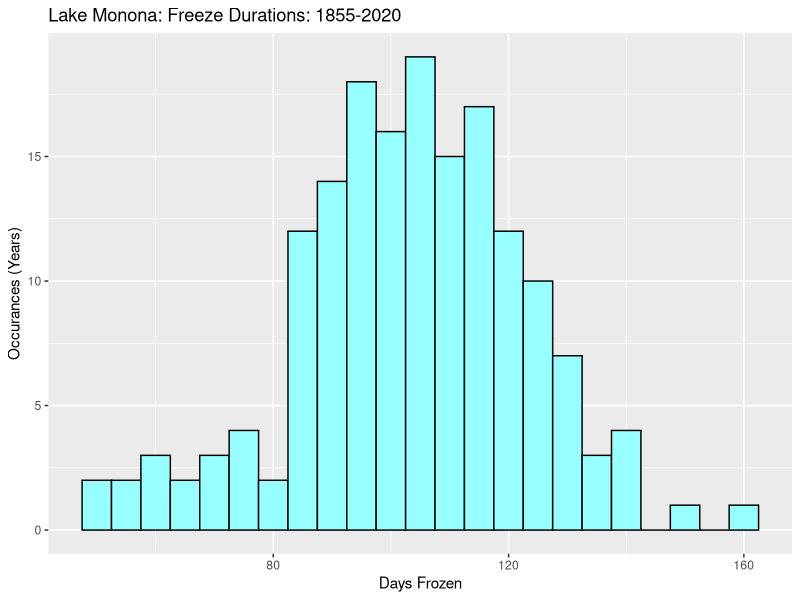
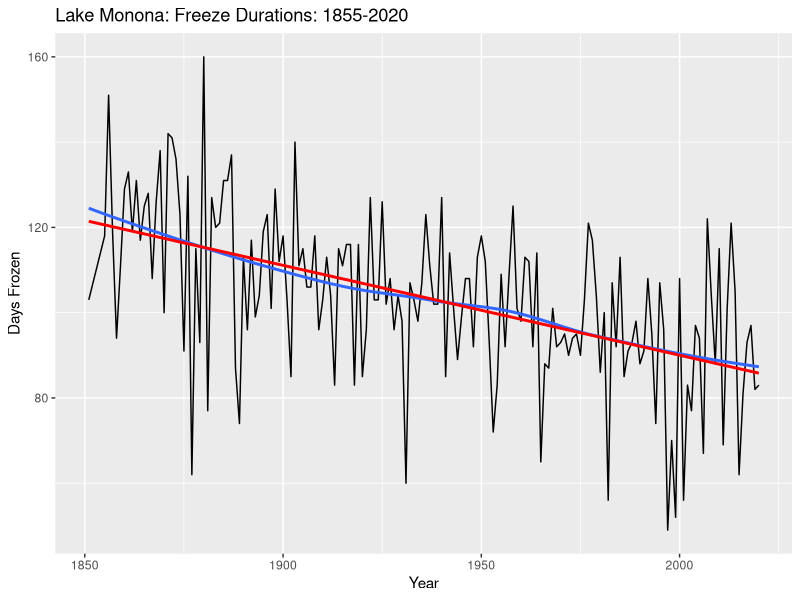
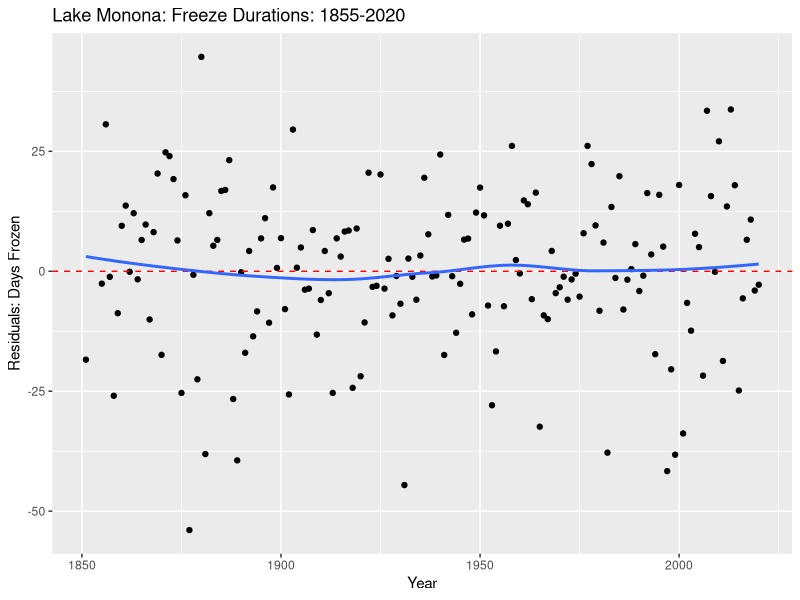
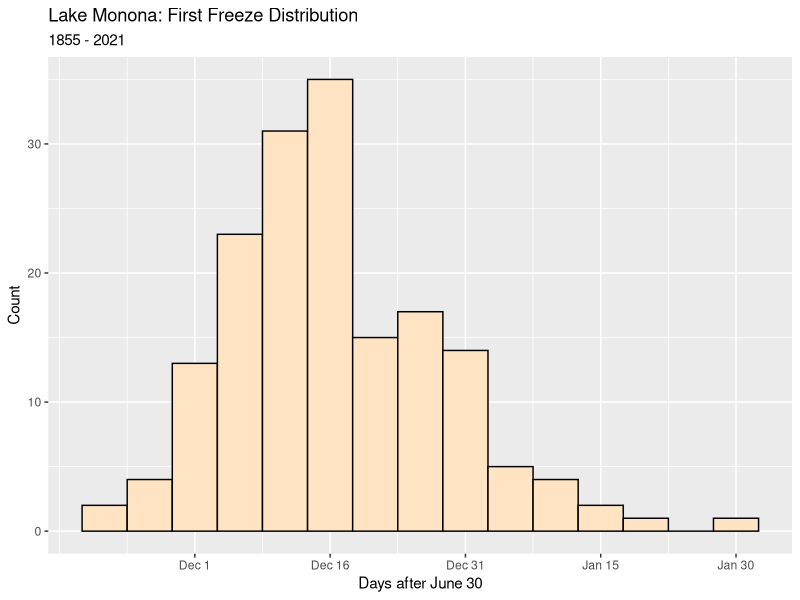
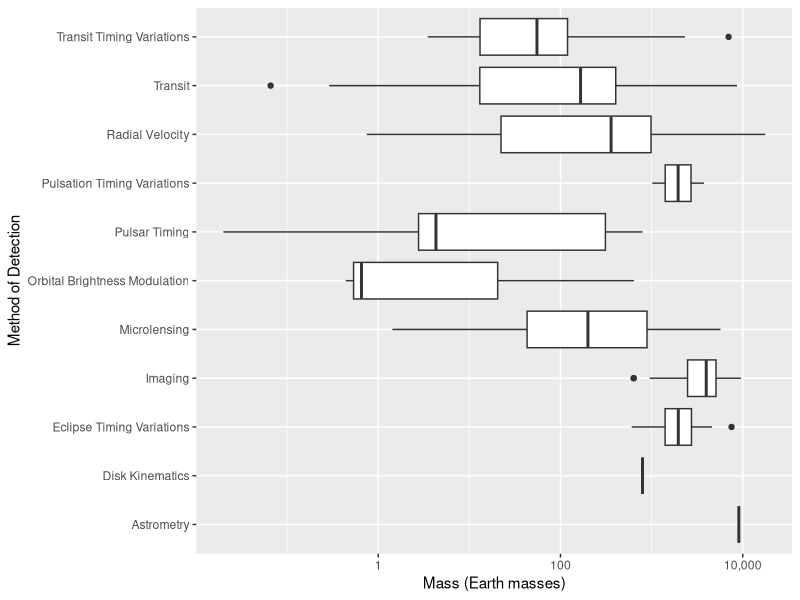
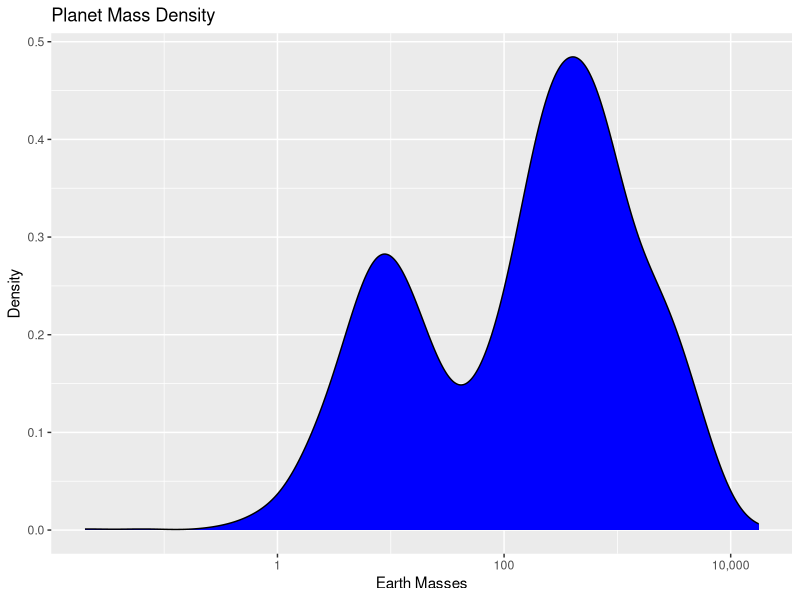

Reproduce these figures in R, in order.
## ---- chunk 1
knitr::opts_chunk$set(echo = TRUE, message=FALSE)
library(tidyverse)
library(lubridate)
library(scales)
## ---- chunk 2
## The echo = FALSE argument to this chunk
##   means that the code will not appear in the output
##   but the code will run so that the data is in the session

## Read Lake Monona data
## Remove rows with missing data
monona = read_csv("lake-monona-winters-2021.csv") %>%
  drop_na()
## ---- chunk 3
ggplot(monona) +
  geom_histogram(aes(x = duration), 
  fill = "darkslategray1",
  color = "black",
  binwidth = 5,
  center = 70) +
  xlab("Days Frozen") +
  ylab("Occurances (Years)") +
  ggtitle("Lake Monona: Freeze Durations: 1855-2020")
## ---- chunk 4
ggplot(monona, aes(x = year1, y = duration)) +
  geom_line() +
  geom_smooth(se = FALSE) +
  geom_smooth(method="lm", se=FALSE, color = "red") +
  xlab("Year") +
  ylab("Days Frozen") +
  ggtitle("Lake Monona: Freeze Durations: 1855-2020")
## ---- chunk 5
## Fit the model
fit = lm(duration ~ year1, data = monona)

## Add fitted values and residuals to the data set
monona = monona %>% 
  mutate(fitted = fitted(fit),
         residuals = residuals(fit))
## ---- chunk 6
ggplot(monona, aes(x = year1, y = residuals)) +
  geom_point() +
  geom_hline(yintercept = 0, color = "red", linetype = "dashed") +
  geom_smooth(se = FALSE) +
  xlab("Year") +
  ylab("Residuals: Days Frozen") + 
  ggtitle("Lake Monona: Freeze Durations: 1855-2020")
## ---- chunk 7
## add winter_day = #days of first freeze after June 30
monona = monona %>% 
  mutate(winter_day = as.numeric(
    first_freeze - ymd(str_c(year1,"-06-30"))))
## ---- chunk 8
ggplot(monona, aes(x = winter_day)) +
  geom_histogram(binwidth = 5, center = 154, color = "black", fill = "bisque") +
  scale_x_continuous(
    breaks = c(154, 169, 184, 199, 214),
    label = c("Dec 1", "Dec 16", "Dec 31", "Jan 15", "Jan 30")) +
  xlab("Days after June 30") +
  ylab("Count") +
  ggtitle("Lake Monona: First Freeze Distribution",
          subtitle = "1855 - 2021")
## ---- chunk 9
exo = read_csv("exoplanets_default_2021-06-15.csv", skip = 100) %>% 
  select(pl_name, hostname, discoverymethod, pl_bmasse) %>%
  rename(planet = pl_name,
         star = hostname,
         method = discoverymethod,
         mass = pl_bmasse) %>% 
  drop_na(mass)
## ---- chunk 10
ggplot(exo, aes(x = method, y = mass)) +
  geom_boxplot() +
  scale_y_continuous(trans = "log10", label = comma) +
  xlab("Method of Detection") +
  ylab("Mass (Earth masses)") +
  coord_flip()
## ---- chunk 11
ggplot(exo) +
  geom_density(aes(x = mass),
             fill = "blue",
             color = "black") +
  xlab("Earth Masses")  +
  ylab("Density") +
  ggtitle("Planet Mass Density") +
scale_x_continuous(trans = "log10", label = comma)  
